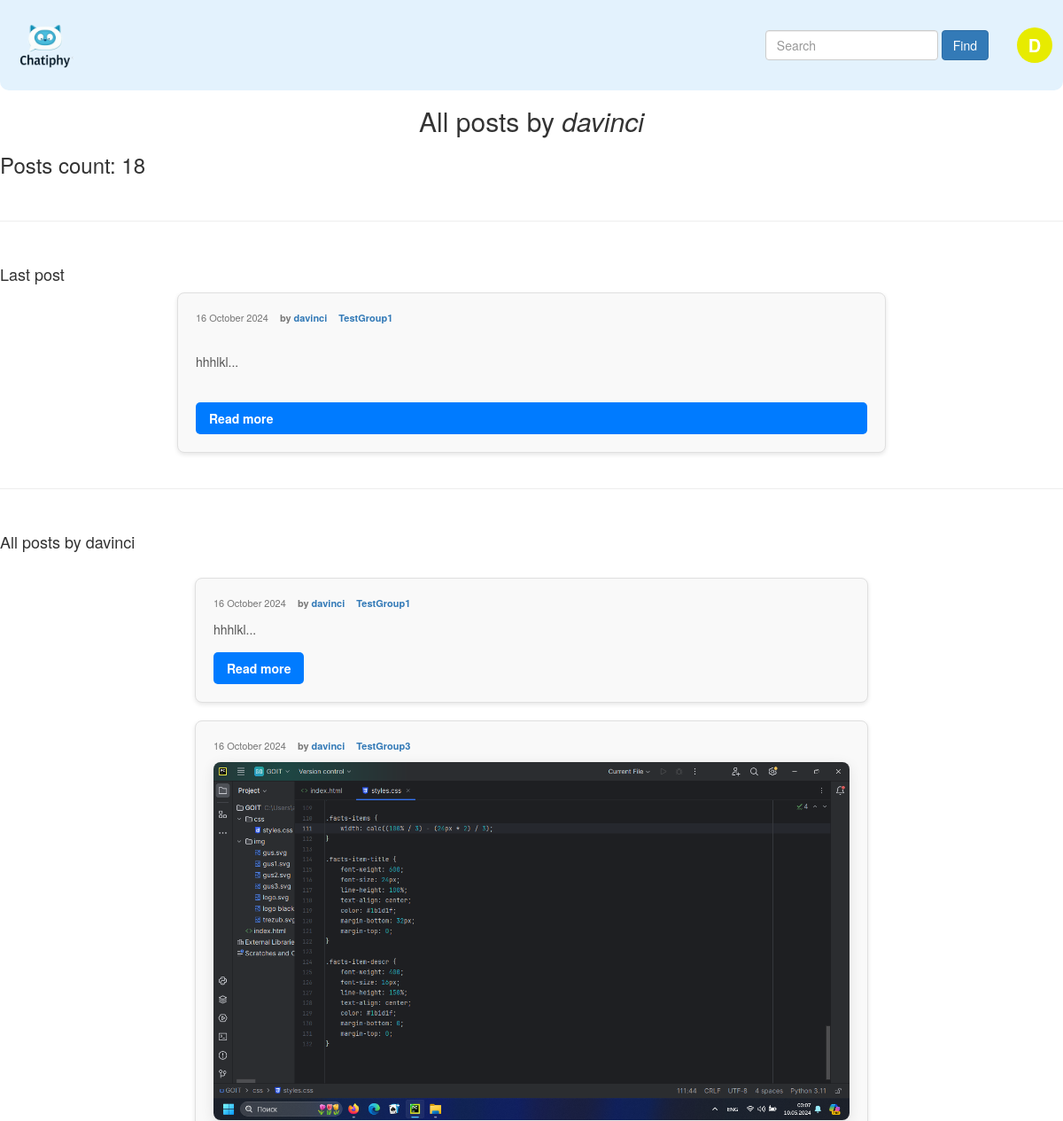
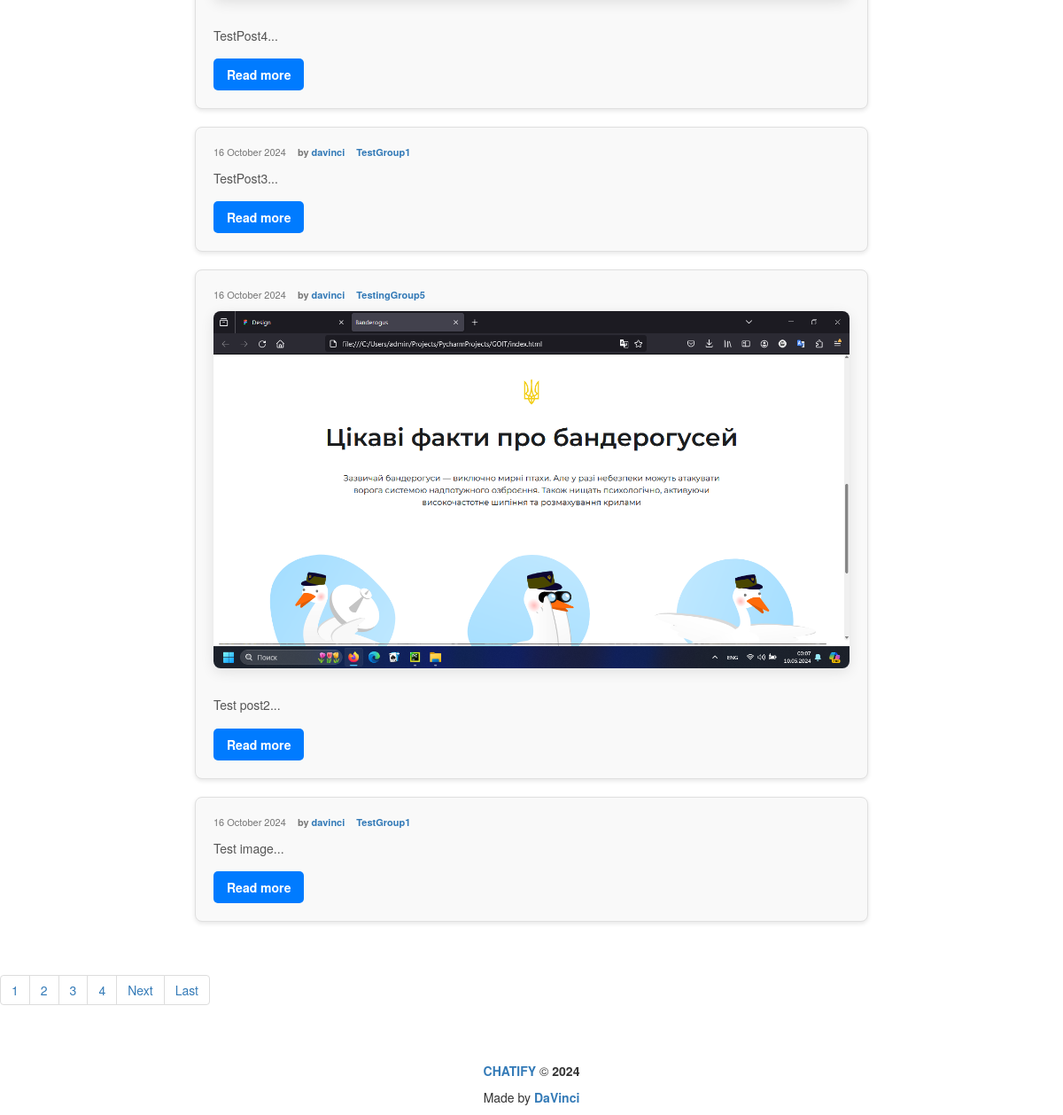
The app's page /profile/davinci/ (signed in) with its own data (2 pictures, top to bottom).
### post_maker/models.py (models this page shows, shortened)
class Post(models.Model):
    title = models.CharField(
        max_length=250,
        default=''
    )
    text = models.TextField(
        help_text="Enter the text of post"
    )
    created = models.DateTimeField(
        auto_now_add=True
    )
    pub_date = models.DateTimeField(
        auto_now_add=True,
    )
    updated = models.DateTimeField(
        auto_now=True
    )
    author = models.ForeignKey(
        User,
        on_delete=models.CASCADE,
        verbose_name="Author",
        related_name="posts"
    )
    group = models.ForeignKey(
        Group,
        on_delete=models.SET_NULL,
        related_name="posts",
        blank=True,
        null=True,
        verbose_name="Group",
        help_text="Choose the group"
    )
    image = models.ImageField(
        "Post Image",
        upload_to="post_maker/img",
        blank=True
    )
    class Meta:
        ordering = ('-pub_date',)
        indexes = [
            models.Index(fields=['-pub_date'])
        ]
        verbose_name = "Post"
        verbose_name_plural = "Posts"

class Group(models.Model):
    title = models.CharField(max_length=200, default="")
    slug = models.SlugField(max_length=200, unique=True, blank=True)
    description = models.TextField(default="")
    def __str__(self):
        return self.title

### post_maker/views.py (the view)
# urls.py: path("profile/<str:username>/", views.profile, name="profile"),
@login_required
def profile(request, username):
    template = "post_maker/profile.html"
    user = get_object_or_404(User, username=username)
    posts = Post.objects.filter(author=user).order_by("-pub_date")
    latest = posts.latest("pub_date")
    latest_text = latest.text
    count = posts.count()
    paginator = Paginator(posts, 5)
    page_number = request.GET.get('page')
    page_obj = paginator.get_page(page_number)
    subscriptions = Subscription.objects.filter(subscriber=request.user).values_list('sub_author', flat=True)
    context = {"username":username,
               "count":count,
               "page_obj":page_obj,
               "latest":latest,
               "latest_text":latest_text,
               "user":user,
               'is_subscribed': user.id in subscriptions,}
    return render(request, template, context)

### core/context_processors/year.py (called while the page is built)
def year(request):
    year = datetime.now().year
    return {
        "year":year,
    }

### templates/post_maker/profile.html (shortened to what this page needs)
{% extends 'base.html' %}
{% block header %}<h2 class="block-header">All posts by <i>{{ username }}</i></h2>{% endblock %}
{% block content %}
    <div>
        <h3>Posts count: {{ count }}</h3>
        <br>
        <hr>
        <br>
        {% if count > 0 %}
        <h4>Last post</h4>
        <div class="post-list-item post-list">
            <div class="post-list-meta">
                <span class="post-list-date">{{latest.pub_date|date:"d E Y"}}</span>
                <span class="post-list-author">by <a href="{% url 'post_maker:profile' latest.author %}">{{ latest.author }}</a></span>
                {% if latest.group %}
                    <span class="post-list-group"><a href="{% url 'post_maker:group_page' latest.group.slug %}">{{ latest.group }}</a></span>
                {% endif %}
            </div>
            <p class="post-excerpt">{{ latest.text|slice:":30" }}...</p>
            <a href="{% url 'post_maker:post_detail' latest.id %}" class="read-more">Read more</a>
        </div>
        <br>
        <hr>
        {% else %}
        <h4>There is no posts yet</h4>
        {% endif %}
        <br>
        {% if count > 1 %}
        <h4>All posts by {{ username }}</h4>
        {% include "post_maker/includes/post_list.html" %}
        {% endif %}
        <br>
        {% include 'post_maker/includes/paginator.html' %}
        <br>
    </div>
{% endblock %}

### templates/post_maker/includes/post_list.html (shortened to what this page needs)
<div class="post-list">
    {% for post in page_obj %}
        <div class="post-list-item">
            <div class="post-list-meta">
                <span class="post-list-date">{{post.pub_date|date:"d E Y"}}</span>
                <span class="post-list-author">by <a href="{% url 'post_maker:profile' post.author %}">{{ post.author }}</a></span>
                {% if post.group %}
                    <span class="post-list-group"><a href="{% url 'post_maker:group_page' post.group.slug %}">{{ post.group }}</a></span>
                {% endif %}
            </div>
            {% if post.image %}
                <div class="post-image">
                    <img src="{{ post.image.url }}" alt="{{ post.title }}">
                </div>
            {% endif %}
            <p class="post-excerpt">{{ post.text|slice:":30" }}...</p>
            <a href="{% url 'post_maker:post_detail' post.id %}" class="read-more">Read more</a>
        </div>
    {% endfor %}
</div>

### static/css/post_list_styles.css (style rules this page uses)
.block-header { font-size: 3rem; color: #333; margin-bottom: 10px; text-align: center; }
.post-list { display: flex; flex-direction: column; gap: 20px; padding: 20px; max-width: 800px; margin: 0 auto; }
.post-list-item { background-color: #f9f9f9; border: 1px solid #e0e0e0; border-radius: 8px; padding: 20px; box-shadow: 0 2px 5px rgba(0, 0, 0, 0.1); transition: transform 0.3s, box-shadow 0.3s; }
.post-list-meta { font-size: 1.1rem; color: #777; margin-bottom: 10px; }
.post-list-date { margin-right: 10px; }
.post-list-author { font-weight: bold; margin-right: 10px; }
.post-list-group { font-weight: bold; }
.post-excerpt { font-size: 1.4rem; color: #555; line-height: 1.6; margin-bottom: 15px; }
.read-more { display: inline-block; padding: 8px 15px; background-color: #007bff; color: #fff; border-radius: 5px; text-decoration: none; font-weight: bold; transition: background-color 0.3s; }
.post-image img { width: 100%; height: auto; border-radius: 8px; margin-bottom: 30px; box-shadow: 0 4px 15px rgba(0, 0, 0, 0.1); }

### records on screen
Post: pub_date "16 October 2024", author "davinci", group "TestGroup1", text "hhhlkl"
Post: pub_date "16 October 2024", author "davinci", group "TestGroup3", image (picture), text "TestPost4"
Post: pub_date "16 October 2024", author "davinci", group "TestGroup1", text "TestPost3"
Post: pub_date "16 October 2024", author "davinci", group "TestingGroup5", image (picture), text "Test post2"
Post: pub_date "16 October 2024", author "davinci", group "TestGroup1", text "Test image"

### other values on screen
{{ first_letter|upper }} "D"
{{ username }} "davinci"
{{ count }} "18"
{{ i }} "1"
{{ i }} "2" "3" "4"
